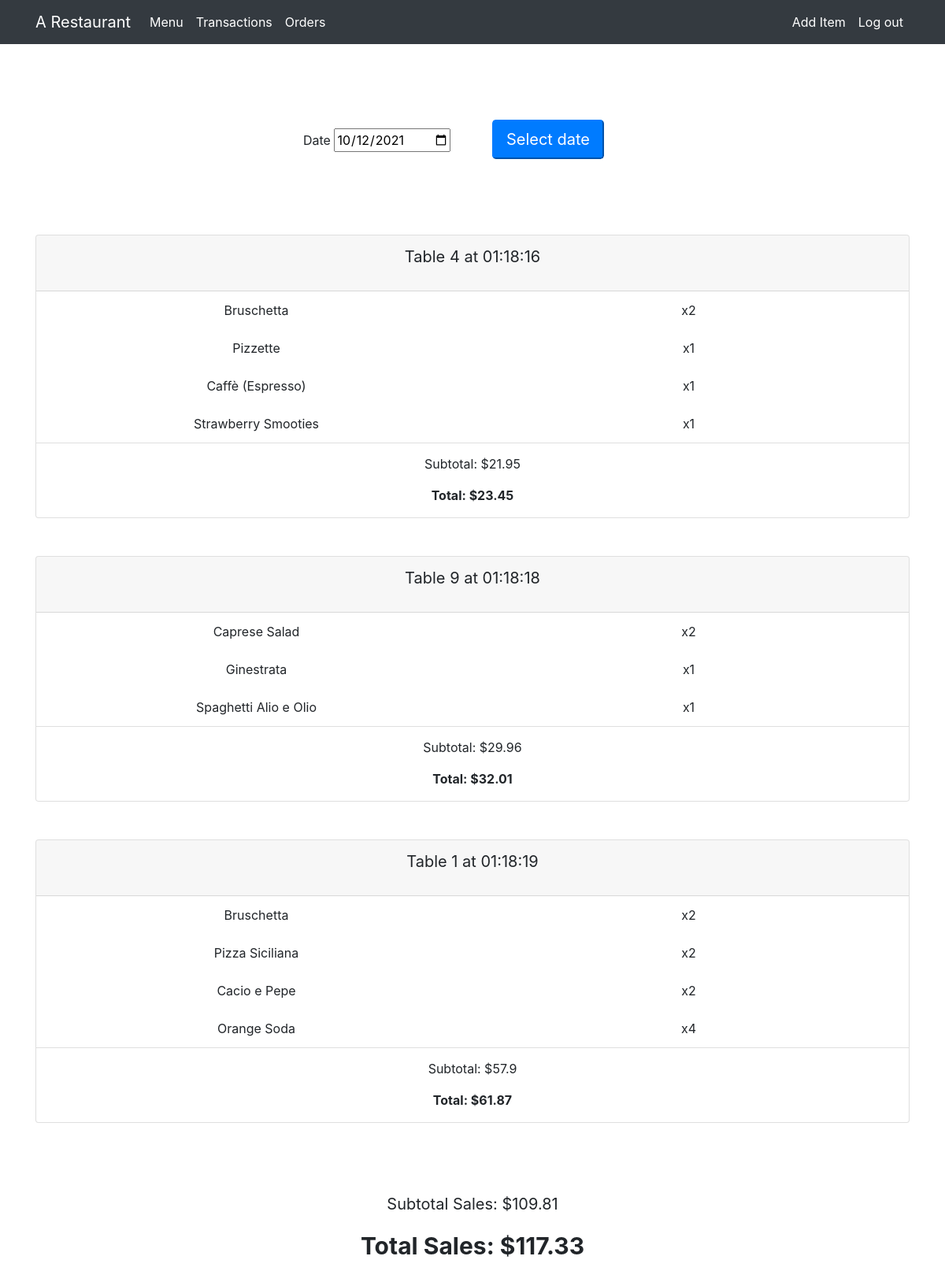
The page /admin/transactions (signed in) on the database its author committed.
### app/models.py (models this page shows)
class Transactions(db.Model):
    __tablename__ = 'transactions'
    id = db.Column(db.Integer, primary_key=True)
    table = db.Column(db.Integer, nullable=False)
    date = db.Column(db.String, nullable=True)
    time = db.Column(db.String, nullable=True)
    orders_id = db.Column(db.Integer, nullable=False)
    name = db.Column(db.String, nullable=False)
    price = db.Column(db.Float, nullable=False)
    amount = db.Column(db.Integer, nullable=False)
    subtotal = db.Column(db.Float, nullable=False)
    total = db.Column(db.Float, nullable=False)

### app/admin.py (the view)
@app.route('/admin/transactions', methods=["GET", "POST"])
@login_required
def transactions():
    form = forms.DateForm()  # assign DateForm to form variable to be passed
    if form.validate_on_submit():  # if request.method == 'POST'
        selected_date = form.selected_date.data.strftime(
            '%Y-%m-%d')  # convert chosen date from the form into string
        return redirect(  # redirect to transaction_date()
            url_for('transaction_date', selected_date=selected_date))
    form.selected_date.data = date.today(
    )  # if GET, pre-fill the date form with today's date
    string_date = date.today().strftime('%Y-%m-%d')  # convert date to string
    all_orders_this_date = get_orders_of_day(
        string_date)  # call the get_orders_of_day function with string of date
    return render_template(
        'admin/transactions.html',  # render template
        form=form,
        date=form.selected_date.data,
        all_orders_this_date=all_orders_this_date)

### app/forms.py
class DateForm(FlaskForm):
    selected_date = DateField(label='Date',
                              format='%Y-%m-%d',
                              default=date.today(),
                              validators=[DataRequired()])
    submit = SubmitField('Select date')

### app/admin.py (called while the page is built)
@login_manager.user_loader
def load_user(user_id):
    return models.Staff.query.get(user_id)

### app/templates/admin/transactions.html (shortened to what this page needs)
{% extends 'admin/templates/admin_template.html' %} {% block title %}Transactions{% endblock %} {% block main %}
<div class='container'>
    <form method="POST" action="">
        <div class="form-group m-5 date-form">
            {{ form.csrf_token }} {{form.selected_date.label()}} {{ form.selected_date(class_='datepicker') }} {{ form.hidden_tag() }} {{form.submit(class="btn-lg btn-primary m-5")}}
        </div>
        {% set subtotal_sales = namespace(value=0) %} {% set total_sales = namespace(value=0) %}
        {% for orders in all_orders_this_date %}
        <div class="card">
            <div class="card-header order-table">
                <p class='transaction-header'>Table {{ orders[0]['table'] }} at {{ orders[0]['time'] }}</p>
            </div>
            {% for order in orders %}
            <ul class="list-group list-group-flush">
                <li class="list-group-item">
                    <div class='row'>
                        <div class='col-lg-6 order-name'>{{ order.name }}</div>
                        <div class='col-lg-6 order-amount'>x{{ order.amount }}</div>
                    </div>
                </li>
                {% endfor %}
                <li class="list-group list-group-flush">
                    <div class='row'>
                        <div class='col-lg-12' style='text-align: center; padding: 15px 0px 0px 0px;'>
                            <p>Subtotal: ${{ orders[0]['subtotal'] }}</p>
                            {% set subtotal_sales.value = subtotal_sales.value + orders[0]['subtotal'] %}
                            <p style='font-weight: bold;'>Total: ${{ orders[0]['total'] }}</p>
                            {% set total_sales.value = total_sales.value + orders[0]['total'] %}
                        </div>
                    </div>
                </li>
            </ul>
        </div>
        <br>
        <br> {% endfor %}
        <div id='conclude-sales'>
            <p id='subtotal-sales'>Subtotal Sales: ${{ "%.2f"|format(subtotal_sales.value) }}</p>
            <p id='total-sales'>Total Sales: ${{ "%.2f"|format(total_sales.value) }}</p>
        </div>
</div>
{% endblock %}

### app/static/css/style.css (style rules this page uses)
.order-name, .order-amount, .order-table { text-align: center; }
.date-form { text-align: center; }
.transaction-header { font-size: 20px; }
#conclude-sales { text-align: center; margin-bottom: 80px; margin-top: 40px; }
#subtotal-sales { font-size: 20px; }
#total-sales { font-size: 30px; font-weight: bold; }

### rows shown on the page
Transactions: time "01:18:16", name "Bruschetta", amount "2", subtotal "21.95", total "23.45"
Transactions: name "Pizzette", amount "1"
Transactions: name "Caffè (Espresso)", amount "1"
Transactions: name "Strawberry Smooties", amount "1"
Transactions: time "01:18:18", name "Caprese Salad", amount "2", subtotal "29.96", total "32.01"
Transactions: name "Ginestrata", amount "1"
Transactions: name "Spaghetti Alio e Olio", amount "1"
Transactions: time "01:18:19", name "Bruschetta", amount "2", subtotal "57.9", total "61.87"
Transactions: name "Pizza Siciliana", amount "2"
Transactions: name "Cacio e Pepe", amount "2"
Transactions: name "Orange Soda", amount "4"

### other values the page prints
{{ orders[0]['table'] }} "4" "9" "1"
{{ "%.2f"|format(subtotal_sales.value) }} "109.81"
{{ "%.2f"|format(total_sales.value) }} "117.33"
